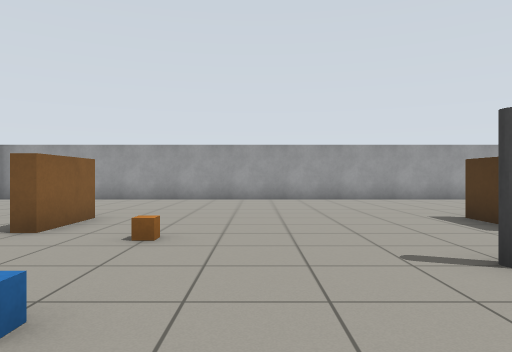
view 1 (above)

16 first-person views from a walk through a world built for the Gazebo simulator. The camera is 0.86 m above the floor, looks level and sees 70° across. The floor is counted in squares, 1 m on a side. Each view is taken from the middle of a square. On the plan, view 1 faces up. The plan holds only what a view shows up to about 12 squares ahead; the rest is blank.

view 2
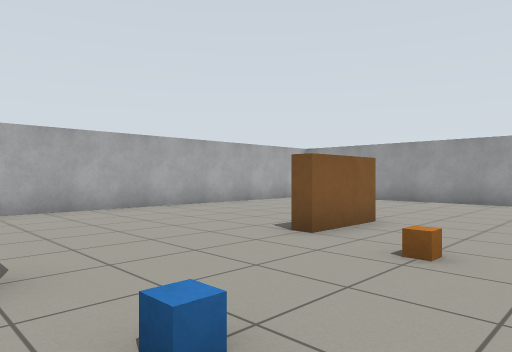

view 3
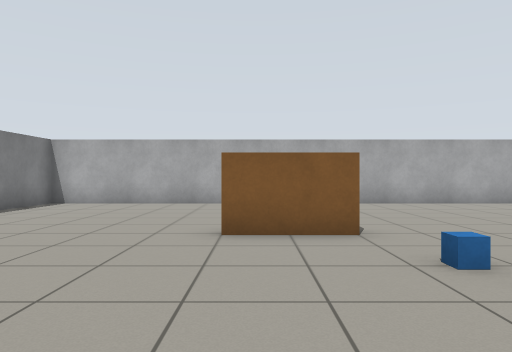

view 4
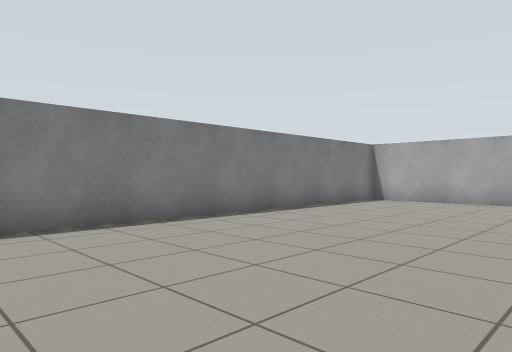

view 5
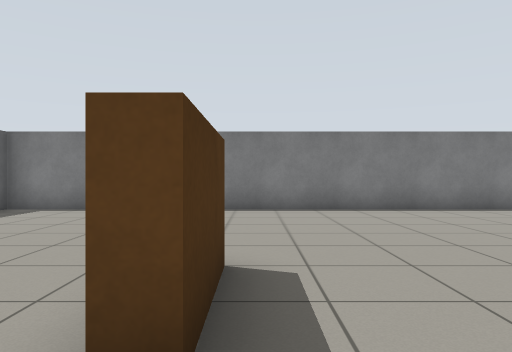

view 6
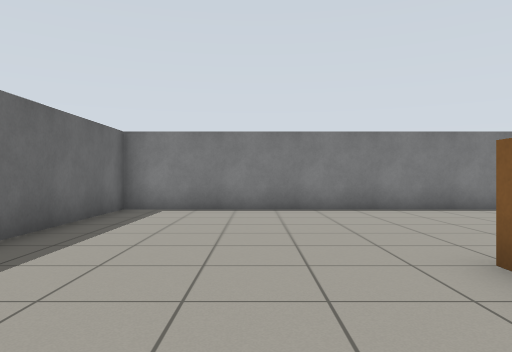

view 7
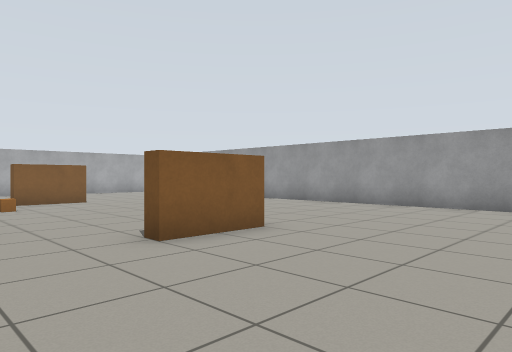

view 8
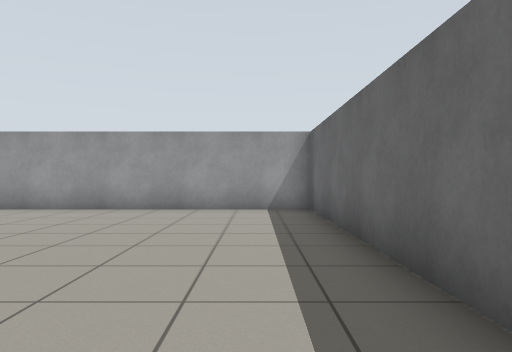

view 9
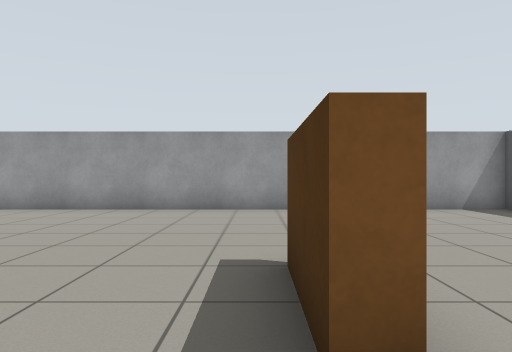

view 10
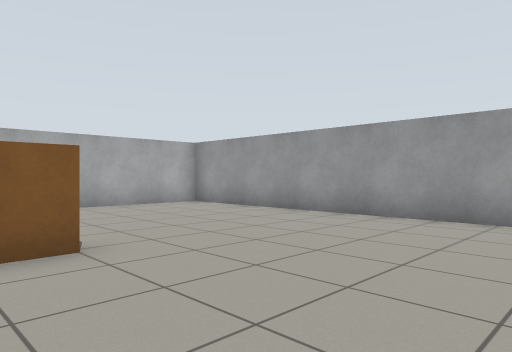

view 11
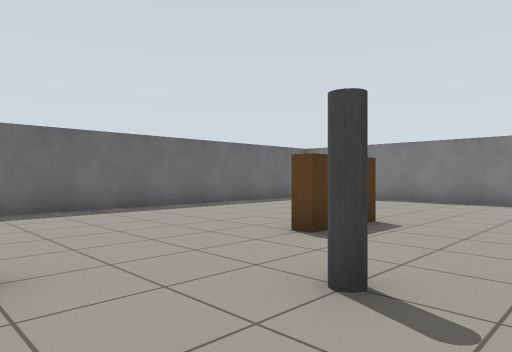

view 12
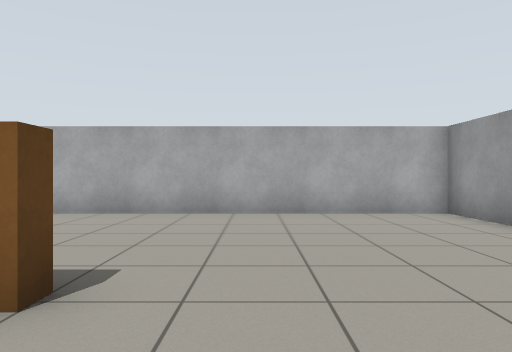

view 13
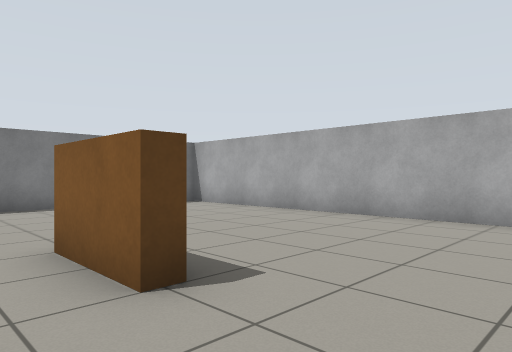

view 14
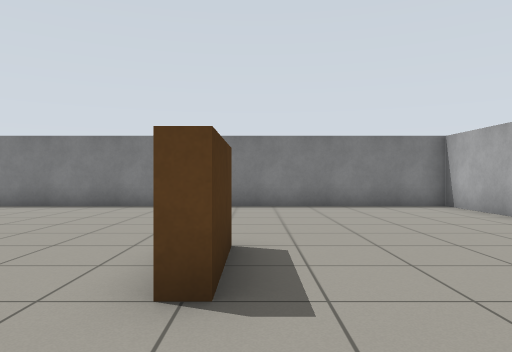

view 15
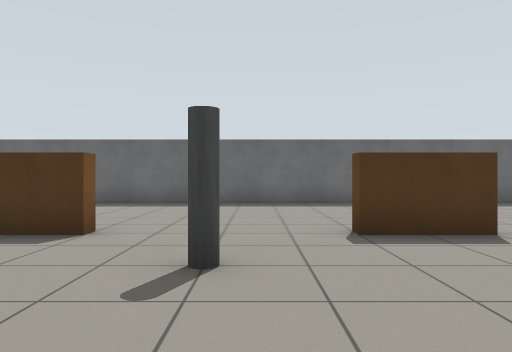

view 16
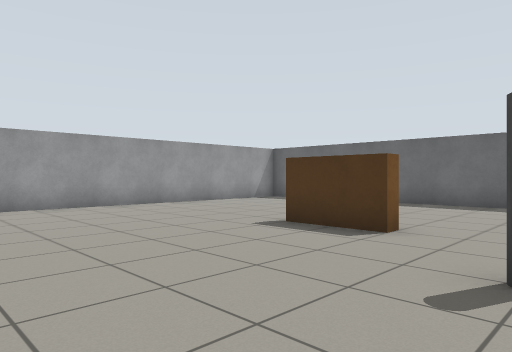

### Floor plan
Points are (right, up) in squares from view 1. A wall is a line through its corners. A room is listed if a view was taken in it or the views show most of it. See-through windows are left out.
Room 1 (views 1, 2, 3, 4, 5, 6, 7, 8, 9, 10, 11, 12, 13, 14, 15, 16)
walls: (4.7, 7.6) (4.7, 5.5) (4.3, 5.5) (4.3, 7.5); (4.3, -0.6) (4.3, 1.5) (4.8, 1.5); (-3.8, 7.5) (-3.3, 7.5) (-3.3, 5.5) (-3.8, 5.5); (-3.7, -0.5) (-3.7, 1.5) (-3.3, 1.5) (-3.3, -0.5); (10.4, 13.4) (-9.4, 13.4) (-9.4, -6.4) (10.4, -6.4) (10.4, 13.4)
objects: blue box (-2, 2); orange box (-2, 5); pillar (2, 3)

Where each view was taken, in squares from view 1:
view 1: 0 up, 0 right, facing up
view 2: 1 up, 0 right, facing up-left
view 3: 0 up, 2 right, facing left
view 4: 0 up, 3 right, facing down-left
view 5: 3 up, 4 right, facing down
view 6: 3 up, 7 right, facing down
view 7: 3 up, 9 right, facing up-left
view 8: 4 up, 9 right, facing up
view 9: 4 up, 4 right, facing up
view 10: 6 up, 1 right, facing up-left
view 11: 6 up, 1 right, facing down-right
view 12: 9 up, 1 left, facing left
view 13: 4 up, 2 left, facing down-left
view 14: 4 up, 4 left, facing down
view 15: 3 up, 1 left, facing right
view 16: 3 up, 1 left, facing up-right
